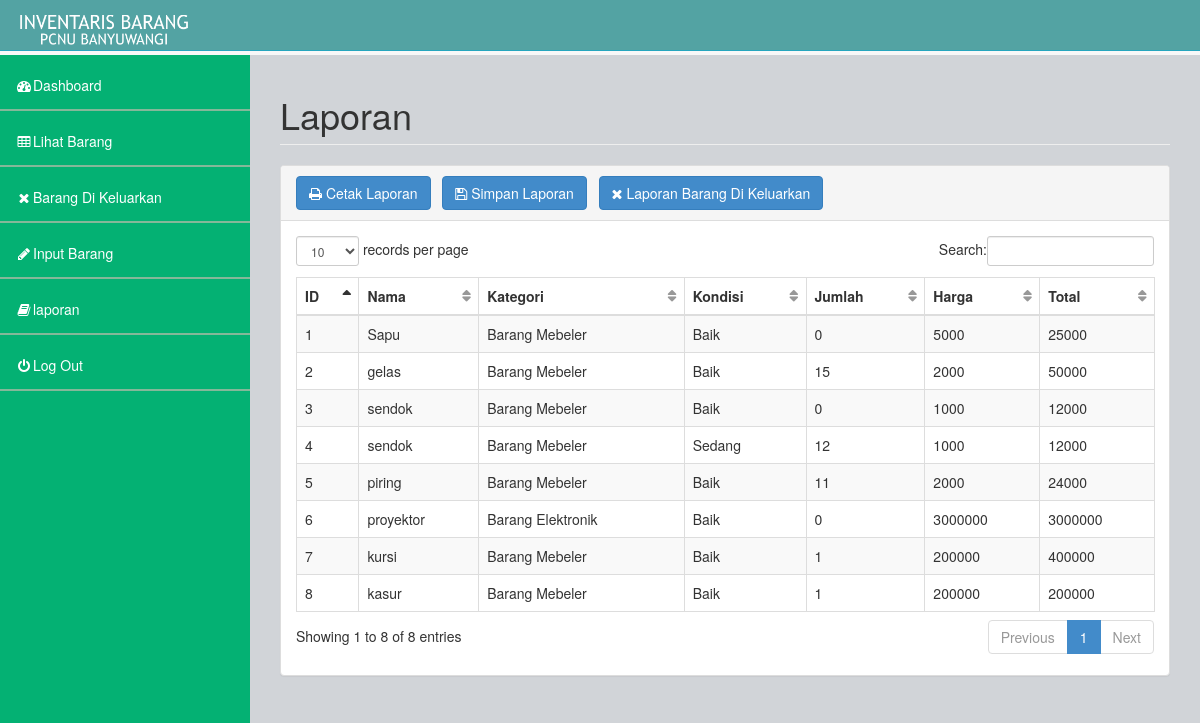
Screenshot of /laporan.php (signed in) with the database file from the repository.
### tables this page shows
CREATE TABLE `inventaris` (
  `id_inventaris` int(10) NOT NULL,
  `nama_inventaris` varchar(200) NOT NULL,
  `kategori` varchar(50) NOT NULL,
  `kondisi` varchar(50) NOT NULL,
  `jumlah_beli` int(10) NOT NULL,
  `harga` int(12) NOT NULL,
  `total` int(12) NOT NULL,
  `tgl` date NOT NULL
);

### laporan.php (the view, shortened to what this page needs)
<!DOCTYPE html>
<html>
<head>
    <link href="assets/plugins/bootstrap/bootstrap.css" rel="stylesheet" />
    <link href="assets/font-awesome/css/font-awesome.css" rel="stylesheet" />
    <link href="assets/plugins/pace/pace-theme-big-counter.css" rel="stylesheet" />
  <link href="assets/css/style.css" rel="stylesheet" />
      <link href="assets/css/main-style.css" rel="stylesheet" />
    <link href="assets/plugins/dataTables/dataTables.bootstrap.css" rel="stylesheet" />
</head>
<body>
    <div id="wrapper">
        <nav class="navbar navbar-default navbar-fixed-top" role="navigation" id="navbar">
            <div class="navbar-header">
                <a class="navbar-brand" href="index.html">
                    <img src="assets/img/head.png" alt="" />
                </a>
            </div>
            <ul class="nav navbar-top-links navbar-right">
            </ul>
        </nav>
        <nav class="navbar-default navbar-static-side" role="navigation">
            <div class="sidebar-collapse">
                <?php
					include("menu.php");
				?>
            </div>
        </nav>
        <div id="page-wrapper">
            <div class="row">
                <div class="col-lg-12">
                    <h1 class="page-header">Laporan</h1>
                </div>
            </div>
            <div class="row">
                <div class="col-lg-12">
                    <div class="panel panel-default">
                        <div class="panel-heading">
                             <a href="cetak_laporan.php" target="_blank"><button class="btn btn-primary"><li class="fa fa-print"></li> Cetak Laporan</button></a> &nbsp; <a href="simpan_laporan.php" target="_blank"><button class="btn btn-primary"><li class="fa fa-save"></li> Simpan Laporan</button></a> &nbsp; <a href="laporan_keluarkan.php"><button class="btn btn-primary"><li class="fa fa-times"></li> Laporan Barang Di Keluarkan</button></a>
                        </div>
                        <div class="panel-body">
                            <div class="table-responsive">
                                <table class="table table-striped table-bordered table-hover" id="dataTables-example">
                                    <thead>
                                        <tr>
                                            <th>ID</th>
                                            <th>Nama</th>
                                            <th>Kategori</th>
											<th>Kondisi</th>
                                            <th>Jumlah</th>
                                            <th>Harga</th>
											<th>Total</th>
                                        </tr>
                                    </thead>
                                    <tbody>
									<?php
										include("koneksi.php");
										$q = mysqli_query($konek, "SELECT*FROM inventaris ORDER BY id_inventaris DESC");
										while($row = mysqli_fetch_array($q)){
									?>
                                        <tr class="odd gradeX">
                                            <td><?php echo $row['id_inventaris']; ?></td>
											<td><?php echo $row['nama_inventaris']; ?></td>
											<td><?php echo $row['kategori']; ?></td>
											<td><?php echo $row['kondisi']; ?></td>
											<td><?php echo $row['jumlah_beli']; ?></td>
											<td><?php echo $row['harga']; ?></td>
											<td><?php echo $row['total']; ?></td>
                                        </tr>
										<?php } ?>
                                    </tbody>
                                </table>
                            </div>
                        </div>
                    </div>
                </div>
            </div>
        </div>
    </div>
</body>
</html>

### menu.php
<ul class="nav" id="side-menu">
                    <li>
                        <a href="dashboard.php"><i class="fa fa-dashboard fa-fw"></i>Dashboard</a>
                    </li>
                     <li>
                        <a href="lihat_barang.php"><i class="fa fa-table fa-fw"></i>Lihat Barang</a>
                    </li>
					<li>
                        <a href="barang_keluar.php"><i class="fa fa-times fa-fw"></i>Barang Di Keluarkan</a>
                    </li>
                    <li>
                        <a href="inventaris.php"><i class="fa fa-pencil fa-fw"></i>Input Barang</a>
                    </li>
                    <li>
                        <a href="laporan.php"><i class="fa fa-book fa-fw"></i>laporan</a>
                    </li>
					<li>
                        <a href="logout.php"><i class="fa fa-power-off fa-fw"></i>Log Out</a>
                    </li>
                </ul>

### assets/css/style.css (style rules this page uses)
body { background-color: #f8f8f8; }
#wrapper { width: 100%; margin-top: 55px!important; background-color:#04B173; }
#page-wrapper { padding: 0 15px; min-height: 568px; background-color:rgb(209, 212, 216); }
.navbar-static-side ul li { border-bottom:1px solid #84B899 !important; }
@media (min-width:768px) { .navbar-static-side { z-index: 1; position: absolute; width: 250px; } }
table.dataTable thead .sorting, table.dataTable thead .sorting_asc:after, table.dataTable thead .sorting_desc, table.dataTable thead .sorting_asc_disabled, table.dataTable thead .sorting_desc_disabled { background: transparent; }
table.dataTable thead .sorting_asc:after { content: "\f0de"; float: right; font-family: fontawesome; }
table.dataTable thead .sorting:after { content: "\f0dc"; float: right; font-family: fontawesome; color: rgba(50,50,50,.5); }

### assets/css/main-style.css (style rules this page uses)
.nav > li > a { padding: 20px 15px; }
#side-menu { background-color:#04B173; }
#side-menu a { color:#fff; border-bottom: 1px solid #84B899 !important; height: 55px; }
#navbar { background-color:rgb(83, 163, 163); }
.navbar-brand { padding-left:20px; }
.navbar-brand img { height:30px; }
.navbar-default { border-color: #27A6BE; }
@media (min-width:768px) { #page-wrapper { position: inherit; margin: 0 0 0 250px; padding: 0 30px; min-height: 1000px; } }

### rows the page displays
inventaris: id_inventaris "8", nama_inventaris "kasur", kategori "Barang Mebeler", kondisi "Baik", jumlah_beli "1", harga "200000", total "200000"
inventaris: id_inventaris "7", nama_inventaris "kursi", kategori "Barang Mebeler", kondisi "Baik", jumlah_beli "1", harga "200000", total "400000"
inventaris: id_inventaris "6", nama_inventaris "proyektor", kategori "Barang Elektronik", kondisi "Baik", jumlah_beli "0", harga "3000000", total "3000000"
inventaris: id_inventaris "5", nama_inventaris "piring", kategori "Barang Mebeler", kondisi "Baik", jumlah_beli "11", harga "2000", total "24000"
inventaris: id_inventaris "4", nama_inventaris "sendok", kategori "Barang Mebeler", kondisi "Sedang", jumlah_beli "12", harga "1000", total "12000"
inventaris: id_inventaris "3", nama_inventaris "sendok", kategori "Barang Mebeler", kondisi "Baik", jumlah_beli "0", harga "1000", total "12000"
inventaris: id_inventaris "2", nama_inventaris "gelas", kategori "Barang Mebeler", kondisi "Baik", jumlah_beli "15", harga "2000", total "50000"
inventaris: id_inventaris "1", nama_inventaris "Sapu", kategori "Barang Mebeler", kondisi "Baik", jumlah_beli "0", harga "5000", total "25000"
